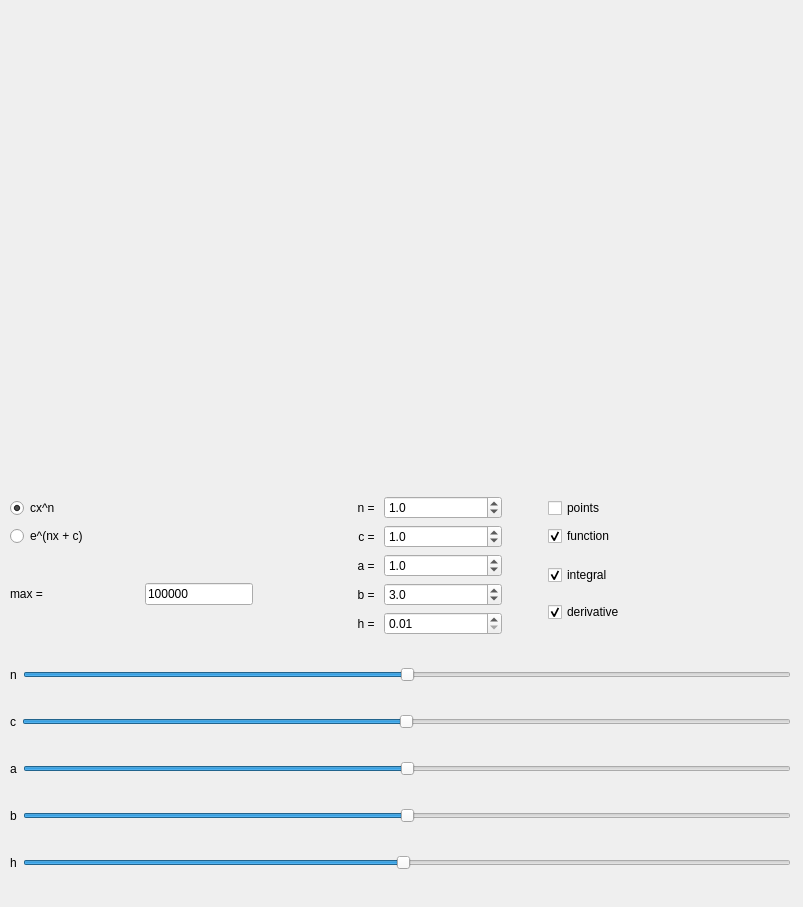
<?xml version="1.0" encoding="UTF-8"?>
<ui version="4.0">
 <class>MainWindow</class>
 <widget class="QMainWindow" name="MainWindow">
  <property name="geometry">
   <rect>
    <x>0</x>
    <y>0</y>
    <width>803</width>
    <height>907</height>
   </rect>
  </property>
  <property name="windowTitle">
   <string>Постороение графиков геометрического интеграла</string>
  </property>
  <widget class="QWidget" name="centralwidget">
   <widget class="QWidget" name="gridLayoutWidget">
    <property name="geometry">
     <rect>
      <x>10</x>
      <y>470</y>
      <width>781</width>
      <height>431</height>
     </rect>
    </property>
    <layout class="QGridLayout" name="gridLayout">
     <item row="3" column="0">
      <layout class="QHBoxLayout" name="horizontalLayout_4">
       <item>
        <widget class="QLabel" name="label_a">
         <property name="text">
          <string>a</string>
         </property>
        </widget>
       </item>
       <item>
        <widget class="QSlider" name="slider_a">
         <property name="minimum">
          <number>-100</number>
         </property>
         <property name="maximum">
          <number>100</number>
         </property>
         <property name="orientation">
          <enum>Qt::Horizontal</enum>
         </property>
        </widget>
       </item>
      </layout>
     </item>
     <item row="1" column="0">
      <layout class="QHBoxLayout" name="horizontalLayout">
       <item>
        <widget class="QLabel" name="label_n">
         <property name="text">
          <string>n</string>
         </property>
        </widget>
       </item>
       <item>
        <widget class="QSlider" name="slider_n">
         <property name="minimum">
          <number>-100</number>
         </property>
         <property name="maximum">
          <number>100</number>
         </property>
         <property name="singleStep">
          <number>1</number>
         </property>
         <property name="orientation">
          <enum>Qt::Horizontal</enum>
         </property>
        </widget>
       </item>
      </layout>
     </item>
     <item row="0" column="0">
      <layout class="QHBoxLayout" name="horizontalLayout_3">
       <item>
        <layout class="QGridLayout" name="gridLayout_2">
         <item row="0" column="2">
          <spacer name="horizontalSpacer">
           <property name="orientation">
            <enum>Qt::Horizontal</enum>
           </property>
           <property name="sizeType">
            <enum>QSizePolicy::Minimum</enum>
           </property>
           <property name="sizeHint" stdset="0">
            <size>
             <width>40</width>
             <height>20</height>
            </size>
           </property>
          </spacer>
         </item>
         <item row="0" column="1">
          <layout class="QGridLayout" name="gridLayout_3">
           <item row="1" column="0">
            <widget class="QLabel" name="value_label_c">
             <property name="text">
              <string>c = </string>
             </property>
             <property name="alignment">
              <set>Qt::AlignRight|Qt::AlignTrailing|Qt::AlignVCenter</set>
             </property>
            </widget>
           </item>
           <item row="0" column="0">
            <widget class="QLabel" name="value_label_n">
             <property name="text">
              <string>n = </string>
             </property>
             <property name="alignment">
              <set>Qt::AlignRight|Qt::AlignTrailing|Qt::AlignVCenter</set>
             </property>
            </widget>
           </item>
           <item row="0" column="1">
            <widget class="QDoubleSpinBox" name="spin_box_n">
             <property name="decimals">
              <number>1</number>
             </property>
             <property name="minimum">
              <double>-100.000000000000000</double>
             </property>
             <property name="singleStep">
              <double>0.100000000000000</double>
             </property>
             <property name="value">
              <double>1.000000000000000</double>
             </property>
            </widget>
           </item>
           <item row="1" column="1">
            <widget class="QDoubleSpinBox" name="spin_box_c">
             <property name="decimals">
              <number>1</number>
             </property>
             <property name="minimum">
              <double>-100.000000000000000</double>
             </property>
             <property name="singleStep">
              <double>0.100000000000000</double>
             </property>
             <property name="value">
              <double>1.000000000000000</double>
             </property>
            </widget>
           </item>
          </layout>
         </item>
         <item row="2" column="1">
          <layout class="QGridLayout" name="gridLayout_4">
           <item row="0" column="0">
            <widget class="QLabel" name="value_label_a">
             <property name="text">
              <string>a = </string>
             </property>
             <property name="alignment">
              <set>Qt::AlignRight|Qt::AlignTrailing|Qt::AlignVCenter</set>
             </property>
            </widget>
           </item>
           <item row="1" column="1">
            <widget class="QDoubleSpinBox" name="spin_box_b">
             <property name="decimals">
              <number>1</number>
             </property>
             <property name="minimum">
              <double>-100.000000000000000</double>
             </property>
             <property name="singleStep">
              <double>0.100000000000000</double>
             </property>
             <property name="value">
              <double>3.000000000000000</double>
             </property>
            </widget>
           </item>
           <item row="2" column="1">
            <widget class="QDoubleSpinBox" name="spin_box_h">
             <property name="decimals">
              <number>2</number>
             </property>
             <property name="minimum">
              <double>0.010000000000000</double>
             </property>
             <property name="maximum">
              <double>100.000000000000000</double>
             </property>
             <property name="singleStep">
              <double>0.010000000000000</double>
             </property>
            </widget>
           </item>
           <item row="1" column="0">
            <widget class="QLabel" name="value_label_b">
             <property name="text">
              <string>b = </string>
             </property>
             <property name="alignment">
              <set>Qt::AlignRight|Qt::AlignTrailing|Qt::AlignVCenter</set>
             </property>
            </widget>
           </item>
           <item row="0" column="1">
            <widget class="QDoubleSpinBox" name="spin_box_a">
             <property name="decimals">
              <number>1</number>
             </property>
             <property name="minimum">
              <double>-100.000000000000000</double>
             </property>
             <property name="singleStep">
              <double>0.100000000000000</double>
             </property>
             <property name="value">
              <double>1.000000000000000</double>
             </property>
            </widget>
           </item>
           <item row="2" column="0">
            <widget class="QLabel" name="value_label_h">
             <property name="text">
              <string>h = </string>
             </property>
             <property name="alignment">
              <set>Qt::AlignRight|Qt::AlignTrailing|Qt::AlignVCenter</set>
             </property>
            </widget>
           </item>
          </layout>
         </item>
         <item row="0" column="3">
          <layout class="QVBoxLayout" name="verticalLayout">
           <item>
            <widget class="QCheckBox" name="points_check_box">
             <property name="text">
              <string>points</string>
             </property>
            </widget>
           </item>
           <item>
            <widget class="QCheckBox" name="function_check_box">
             <property name="text">
              <string>function</string>
             </property>
             <property name="checked">
              <bool>true</bool>
             </property>
            </widget>
           </item>
          </layout>
         </item>
         <item row="2" column="3">
          <layout class="QVBoxLayout" name="verticalLayout_3">
           <item>
            <widget class="QCheckBox" name="integral_check_box">
             <property name="text">
              <string>integral</string>
             </property>
             <property name="checked">
              <bool>true</bool>
             </property>
            </widget>
           </item>
           <item>
            <widget class="QCheckBox" name="derivative_check_box">
             <property name="text">
              <string>derivative</string>
             </property>
             <property name="checked">
              <bool>true</bool>
             </property>
            </widget>
           </item>
          </layout>
         </item>
         <item row="2" column="2">
          <spacer name="horizontalSpacer_2">
           <property name="orientation">
            <enum>Qt::Horizontal</enum>
           </property>
           <property name="sizeType">
            <enum>QSizePolicy::Minimum</enum>
           </property>
           <property name="sizeHint" stdset="0">
            <size>
             <width>40</width>
             <height>20</height>
            </size>
           </property>
          </spacer>
         </item>
         <item row="2" column="0">
          <layout class="QVBoxLayout" name="verticalLayout_4">
           <item>
            <layout class="QHBoxLayout" name="horizontalLayout_8">
             <item>
              <widget class="QLabel" name="label">
               <property name="text">
                <string>max =</string>
               </property>
              </widget>
             </item>
             <item>
              <widget class="QLineEdit" name="max_line_edit">
               <property name="sizePolicy">
                <sizepolicy hsizetype="Fixed" vsizetype="Fixed">
                 <horstretch>0</horstretch>
                 <verstretch>0</verstretch>
                </sizepolicy>
               </property>
               <property name="text">
                <string>100000</string>
               </property>
              </widget>
             </item>
            </layout>
           </item>
          </layout>
         </item>
         <item row="0" column="0">
          <layout class="QVBoxLayout" name="verticalLayout_5">
           <item>
            <widget class="QRadioButton" name="power_function_radio_button">
             <property name="text">
              <string>cx^n</string>
             </property>
             <property name="checked">
              <bool>true</bool>
             </property>
            </widget>
           </item>
           <item>
            <widget class="QRadioButton" name="exponential_function_radio_button">
             <property name="text">
              <string>e^(nx + c)</string>
             </property>
            </widget>
           </item>
          </layout>
         </item>
        </layout>
       </item>
      </layout>
     </item>
     <item row="4" column="0">
      <layout class="QHBoxLayout" name="horizontalLayout_5">
       <item>
        <widget class="QLabel" name="label_b">
         <property name="text">
          <string>b</string>
         </property>
        </widget>
       </item>
       <item>
        <widget class="QSlider" name="slider_b">
         <property name="minimum">
          <number>-100</number>
         </property>
         <property name="maximum">
          <number>100</number>
         </property>
         <property name="orientation">
          <enum>Qt::Horizontal</enum>
         </property>
        </widget>
       </item>
      </layout>
     </item>
     <item row="2" column="0">
      <layout class="QHBoxLayout" name="horizontalLayout_2">
       <item>
        <widget class="QLabel" name="label_c">
         <property name="text">
          <string>c</string>
         </property>
        </widget>
       </item>
       <item>
        <widget class="QSlider" name="slider_c">
         <property name="minimum">
          <number>-100</number>
         </property>
         <property name="maximum">
          <number>100</number>
         </property>
         <property name="singleStep">
          <number>1</number>
         </property>
         <property name="orientation">
          <enum>Qt::Horizontal</enum>
         </property>
        </widget>
       </item>
      </layout>
     </item>
     <item row="5" column="0">
      <layout class="QHBoxLayout" name="horizontalLayout_6">
       <item>
        <widget class="QLabel" name="label_h">
         <property name="text">
          <string>h</string>
         </property>
        </widget>
       </item>
       <item>
        <widget class="QSlider" name="slider_h">
         <property name="minimum">
          <number>1</number>
         </property>
         <property name="maximum">
          <number>110</number>
         </property>
         <property name="value">
          <number>55</number>
         </property>
         <property name="orientation">
          <enum>Qt::Horizontal</enum>
         </property>
        </widget>
       </item>
      </layout>
     </item>
    </layout>
   </widget>
   <widget class="QLabel" name="plot_label">
    <property name="geometry">
     <rect>
      <x>20</x>
      <y>10</y>
      <width>761</width>
      <height>451</height>
     </rect>
    </property>
    <property name="text">
     <string/>
    </property>
    <property name="alignment">
     <set>Qt::AlignCenter</set>
    </property>
   </widget>
  </widget>
 </widget>
 <resources/>
 <connections/>
</ui>
